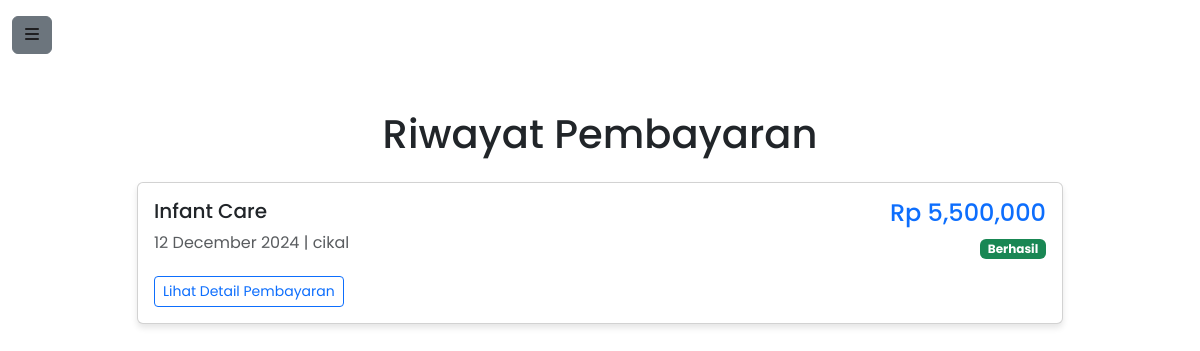
Screenshot of /users/riwayat-pembayaran/ (signed in) with the database file from the repository.
### pendaftaran/models.py (models this page shows, shortened)
class Pendaftaran(models.Model):
    id = models.AutoField(primary_key=True)
    created_at = models.DateTimeField(default=timezone.now, editable=False)
    JENIS_KELAMIN_CHOICES = [
        ('L', 'Laki-laki'),
        ('P', 'Perempuan'),
    ]
    PAYMENT_STATUS_CHOICES = [
        ('pending', 'Pending'),
        ('failed', 'Failed'),
        ('success', 'Success'),
    ]
    nama_ortu = models.ForeignKey(
        settings.AUTH_USER_MODEL,
        on_delete=models.CASCADE,
        verbose_name="Nama Orang Tua",
        null=True, blank=True
    )
    nama_anak = models.ForeignKey(
        Child,
        on_delete=models.CASCADE,
        verbose_name="Nama Anak",
        blank=True, null=True
    )
    program = models.ForeignKey(Program, on_delete=models.CASCADE, verbose_name="Program")
    fee = models.ForeignKey(Fee, on_delete=models.CASCADE, verbose_name="Jenis Program")
    payment_status = models.CharField(
        max_length=20,
        choices=PAYMENT_STATUS_CHOICES,
        default='pending'  # Default status adalah 'pending'
    )
    payment_url = models.CharField(max_length=255, blank=True, null=True)
    transaction_id = models.CharField(max_length=100, blank=True, null=True)

### programs/models.py (models this page shows, shortened)
class Program(models.Model):
  name = models.CharField(max_length=255)
  description = models.TextField()
  age_range = models.CharField(max_length=50)
  image = models.ImageField(upload_to='program_images/')

class Fee(models.Model):
  program = models.ForeignKey(Program, related_name='fees', on_delete=models.CASCADE)
  type_program = models.CharField(max_length=50)
  description = models.TextField(default="Default description")
  amount = models.DecimalField(max_digits=10, decimal_places=2)

### users/models.py (models this page shows)
class Child(models.Model):
    GENDER_CHOICES = [
        ('Laki-laki', 'Laki-laki'),
        ('Perempuan', 'Perempuan'),
    ]
    user = models.ForeignKey(settings.AUTH_USER_MODEL, on_delete=models.CASCADE, related_name='children')
    nama_anak = models.CharField(max_length=100)
    jenis_kelamin = models.CharField(max_length=10, choices=GENDER_CHOICES)
    hobi = models.CharField(max_length=255)
    ktp = models.FileField(upload_to='uploads/ktp/', null=True, blank=True)
    akta_kelahiran = models.FileField(upload_to='uploads/akta_kelahiran/', null=True, blank=True)
    riwayat_penyakit = models.TextField()
    program = models.ForeignKey(Program, on_delete=models.SET_NULL, null=True, blank=True)
    usia = models.IntegerField()
    keterangan_tambahan = models.TextField(null=True, blank=True)
    foto_anak = models.ImageField(upload_to='child_profiles/', null=True, blank=True)
    def __str__(self):
        return f"{self.nama_anak}"

### users/views.py (the view)
# urls.py: path('riwayat-pembayaran/', views.riwayat_pembayaran, name='riwayat_pembayaran'),
def riwayat_pembayaran(request):
    riwayat_pembayaran = Pendaftaran.objects.filter(nama_ortu=request.user).order_by('-created_at')
    return render(request, 'riwayat_pembayaran.html', {
        'riwayat_pembayaran': riwayat_pembayaran
    })

### users/templates/riwayat_pembayaran.html (shortened to what this page needs)
<!DOCTYPE html>
{% extends 'base/base_profile.html' %} {% load humanize %}{% load static %} {% block extra_css %}
<link rel="stylesheet" href="{% static 'css/riwayatpembayaran-style.css' %}" />
{% endblock %} {% block body_block %}
<div class="container py-5">
  <h1 class="text-center mb-4">Riwayat Pembayaran</h1>
  <div class="row">
      <div class="col-md-10 offset-md-1">
          {% if riwayat_pembayaran %}
              {% for pembayaran in riwayat_pembayaran %}
              <div class="card mb-3 payment-card">
                  <div class="card-body">
                      <div class="row">
                          <div class="col-md-6">
                              <h5 class="card-title">{{ pembayaran.program.name }}</h5>
                              <p class="card-text text-muted">
                                  {{ pembayaran.created_at|date:"d F Y" }} |
                                  {{ pembayaran.nama_anak }}
                              </p>
                          </div>
                          <div class="col-md-6 text-end">
                              <h4 class="text-primary">Rp {{ pembayaran.fee.amount|floatformat:0|intcomma }}</h4>
                              {% if pembayaran.payment_status == 'success' %}
                                  <span class="badge bg-success">Berhasil</span>
                              {% elif pembayaran.payment_status == 'pending' %}
                                  <span class="badge bg-warning text-dark">Menunggu</span>
                              {% else %}
                                  <span class="badge bg-danger">Gagal</span>
                              {% endif %}
                          </div>
                      </div>
                      {% if pembayaran.payment_url %}
                      <div class="mt-3">
                          <a href="{{ pembayaran.payment_url }}" class="btn btn-outline-primary btn-sm" target="_blank">
                              Lihat Detail Pembayaran
                          </a>
                      </div>
                      {% endif %}
                  </div>
              </div>
              {% endfor %}
          {% else %}
              <div class="alert alert-info text-center" role="alert">
                  Belum ada riwayat pembayaran.
              </div>
          {% endif %}
      </div>
  </div>
</div>
{% endblock %}

### static/css/profile-base.css (style rules this page uses)
* { padding: 0; margin: 0; box-sizing: border-box; font-family: "Poppins", sans-serif; scroll-behavior: smooth; text-decoration: none; list-style: none; }
:root { --bg-color: #fff; --text-color1: #1f1f21; --text-color2: #fff; --main-color: #15a6f5; --bg-opacity: #fffefa; --big-font: 3rem; --title-font: 40px; --p-font: 1rem; }
body { background: var(--bg-color); }

### static/css/riwayatpembayaran-style.css (style rules this page uses)
:root { --primary-color: #3498db; --secondary-color: #2ecc71; --background-light: #f4f6f9; --text-dark: #2c3e50; --text-muted: #7f8c8d; --font-primary: "Inter", sans-serif; }
body { font-family: var(--font-primary); background-color: var(--background-light); color: var(--text-dark); line-height: 1.6; }
.payment-card { background-color: white; border-radius: 12px; box-shadow: 0 4px 6px rgba(0, 0, 0, 0.1); margin-bottom: 1rem; overflow: hidden; transition: all 0.3s ease; }
.payment-card { animation: fadeIn 0.5s ease backwards; }

### rows the page displays
Pendaftaran: program.name "Infant Care", created_at "12 December 2024", nama_anak "cikal", fee.amount "5,500,000", payment_status "Berhasil"
